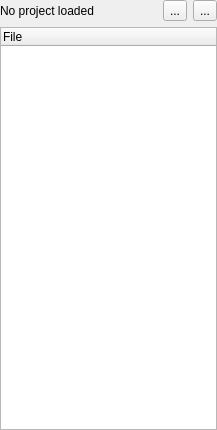
<?xml version="1.0" encoding="UTF-8"?>
<ui version="4.0">
 <class>ProjectExplorer</class>
 <widget class="QWidget" name="ProjectExplorer">
  <property name="geometry">
   <rect>
    <x>0</x>
    <y>0</y>
    <width>217</width>
    <height>430</height>
   </rect>
  </property>
  <property name="windowTitle">
   <string>continuum project</string>
  </property>
  <layout class="QVBoxLayout" name="verticalLayout">
   <property name="margin">
    <number>0</number>
   </property>
   <item>
    <layout class="QHBoxLayout" name="horizontalLayout">
     <item>
      <widget class="QLabel" name="project_path">
       <property name="text">
        <string>No project loaded</string>
       </property>
      </widget>
     </item>
     <item>
      <spacer name="horizontalSpacer">
       <property name="orientation">
        <enum>Qt::Horizontal</enum>
       </property>
       <property name="sizeHint" stdset="0">
        <size>
         <width>40</width>
         <height>20</height>
        </size>
       </property>
      </spacer>
     </item>
     <item>
      <widget class="QToolButton" name="refresh_project_files">
       <property name="toolTip">
        <string>Refresh project files</string>
       </property>
       <property name="text">
        <string>...</string>
       </property>
      </widget>
     </item>
     <item>
      <widget class="QToolButton" name="open_project_settings">
       <property name="toolTip">
        <string>Edit project settings</string>
       </property>
       <property name="text">
        <string>...</string>
       </property>
      </widget>
     </item>
    </layout>
   </item>
   <item>
    <widget class="QTreeWidget" name="project_tree">
     <column>
      <property name="text">
       <string>File</string>
      </property>
     </column>
    </widget>
   </item>
  </layout>
 </widget>
 <resources/>
 <connections/>
</ui>
